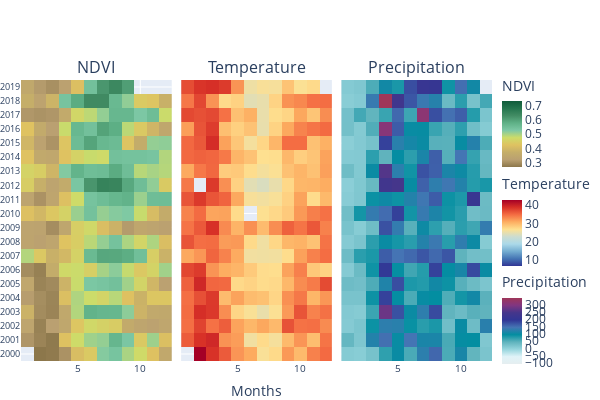

Notebook cell for this chart:
### Code cell
fig = make_subplots(rows = 1, cols =3, shared_yaxes=True, horizontal_spacing=0.02, subplot_titles=("NDVI", "Temperature", "Precipitation"))

fig.append_trace(go.Heatmap(
    x = df_ndvi['Chepareria'].index.month,
    y = df_ndvi['Chepareria'].index.year,
    z = df_ndvi['Chepareria'], 
    colorscale=[[0.0, "rgb(140,119,75)"],
                [0.1111111111111111, "rgb(186,160,113)"],
                [0.2222222222222222, "rgb(197,174,105)"],
                [0.3333333333333333, "rgb(223,194,97)"],
                [0.4444444444444444, "rgb(205,220,105)"],
                [0.5555555555555556, "rgb(125,200,165)"],
                [0.6666666666666666, "rgb(95,177,135)"],
                [0.7777777777777778, "rgb(66,140,100)"],
                [0.8888888888888888, "rgb(36,117,78)"],
                [1.0, "rgb(16,91,59)"]],
    colorbar=dict(title="NDVI",x=1, y=0.85, lenmode="pixels", len = 110, thickness=20),
    zmid = 0.5
    ), row=1, col=1)

fig.append_trace(go.Heatmap(
    x=df_temp['Chepareria'].index.month,
    y=df_temp['Chepareria'].index.year,
    z=df_temp['Chepareria'],
    colorscale=[[0.0, "rgb(49,54,149)"],
                [0.1111111111111111, "rgb(69,117,180)"],
                [0.2222222222222222, "rgb(116,173,209)"],
                [0.3333333333333333, "rgb(171,217,233)"],
                [0.4444444444444444, "rgb(204,220,208)"],
                [0.5555555555555556, "rgb(254,224,144)"],
                [0.6666666666666666, "rgb(253,174,97)"],
                [0.7777777777777778, "rgb(244,109,67)"],
                [0.8888888888888888, "rgb(215,48,39)"],
                [1.0, "rgb(165,0,38)"]],
    colorbar=dict(title="Temperature", x=1, y=0.5, lenmode="pixels", len = 110, thickness=20),
    zmid = 25
), row=1, col=2)

fig.append_trace(go.Heatmap(
    x = df_prec['Chepareria'].index.month,
    y = df_prec['Chepareria'].index.year,
    z = df_prec['Chepareria'],
    colorscale=[[0.0, "rgb(229, 238, 240)"], 
                [0.1111111111111111, "rgb(224,243,248)"], 
                [0.2222222222222222, "rgb(150,213,221)"],
                [0.3333333333333333, "rgb(95,179,189)"], 
                [0.4444444444444444, "rgb(3,142,161)"], 
                [0.5555555555555556, "rgb(69,117,180)"], 
                [0.6666666666666666, "rgb(49,54,149)"], 
                [0.7777777777777778, "rgb(69,54,139)"],
                [0.8888888888888888, "rgb(129,54,129)"], 
                [1.0, "rgb(159,54,89)"]],
    colorbar=dict(title="Precipitation",x=1, y=0.15, lenmode="pixels", len = 110, thickness=20, tick0=0, dtick=50),
    zmid = 120   
), row=1, col=3)

fig.update_layout(
    height = 400,
    width = 600,
    margin= dict(l=0, r=20, t=80, b=10),
    xaxis = dict(
        tickfont=dict(
            size=10
        )
    ),
    xaxis2 = dict(
        title = 'Months',
        tickfont=dict(
            size=10
        )
    ),
    xaxis3 = dict(
        tickfont=dict(
            size=10
        )
    ),
    yaxis = dict(
        type = 'category',
        tickfont=dict(
            size=9
        )
    ),
    title= { 
#         'text':'Chepareria',
        'y':0.92,
        'x':0.5,
        'xanchor': 'center',
        'yanchor': 'top'}
)

fig.show()

### Figure 1 — Plotly figure (JSON) as saved in the notebook; plotly's stock layout.template omitted (floating-point values rounded to 4 significant figures; data arrays with more than 128 entries replaced by an {"elided": "..."} marker saying what was removed)
{"data": [{"colorbar": {"len": 110, "lenmode": "pixels", "thickness": 20, "title": {"text": "NDVI"}, "x": 1, "y": 0.85}, "colorscale": [[0, "rgb(140,119,75)"], [0.1111, "rgb(186,160,113)"], [0.2222, "rgb(197,174,105)"], [0.3333, "rgb(223,194,97)"], [0.4444, "rgb(205,220,105)"], [0.5556, "rgb(125,200,165)"], [0.6667, "rgb(95,177,135)"], [0.7778, "rgb(66,140,100)"], [0.8889, "rgb(36,117,78)"], [1, "rgb(16,91,59)"]], "type": "heatmap", "x": {"elided": "236 int values"}, "xaxis": "x", "y": {"elided": "236 int values"}, "yaxis": "y", "z": {"elided": "236 float values"}, "zmid": 0.5}, {"colorbar": {"len": 110, "lenmode": "pixels", "thickness": 20, "title": {"text": "Temperature"}, "x": 1, "y": 0.5}, "colorscale": [[0, "rgb(49,54,149)"], [0.1111, "rgb(69,117,180)"], [0.2222, "rgb(116,173,209)"], [0.3333, "rgb(171,217,233)"], [0.4444, "rgb(204,220,208)"], [0.5556, "rgb(254,224,144)"], [0.6667, "rgb(253,174,97)"], [0.7778, "rgb(244,109,67)"], [0.8889, "rgb(215,48,39)"], [1, "rgb(165,0,38)"]], "type": "heatmap", "x": {"elided": "236 int values"}, "xaxis": "x2", "y": {"elided": "236 int values"}, "yaxis": "y2", "z": {"elided": "236 float values"}, "zmid": 25}, {"colorbar": {"dtick": 50, "len": 110, "lenmode": "pixels", "thickness": 20, "tick0": 0, "title": {"text": "Precipitation"}, "x": 1, "y": 0.15}, "colorscale": [[0, "rgb(229, 238, 240)"], [0.1111, "rgb(224,243,248)"], [0.2222, "rgb(150,213,221)"], [0.3333, "rgb(95,179,189)"], [0.4444, "rgb(3,142,161)"], [0.5556, "rgb(69,117,180)"], [0.6667, "rgb(49,54,149)"], [0.7778, "rgb(69,54,139)"], [0.8889, "rgb(129,54,129)"], [1, "rgb(159,54,89)"]], "type": "heatmap", "x": {"elided": "239 int values"}, "xaxis": "x3", "y": {"elided": "239 int values"}, "yaxis": "y3", "z": {"elided": "239 float values"}, "zmid": 120}], "layout": {"annotations": [{"font": {"size": 16}, "showarrow": false, "text": "NDVI", "x": 0.16, "xanchor": "center", "xref": "paper", "y": 1, "yanchor": "bottom", "yref": "paper"}, {"font": {"size": 16}, "showarrow": false, "text": "Temperature", "x": 0.5, "xanchor": "center", "xref": "paper", "y": 1, "yanchor": "bottom", "yref": "paper"}, {"font": {"size": 16}, "showarrow": false, "text": "Precipitation", "x": 0.84, "xanchor": "center", "xref": "paper", "y": 1, "yanchor": "bottom", "yref": "paper"}], "height": 400, "margin": {"b": 10, "l": 0, "r": 20, "t": 80}, "title": {"x": 0.5, "xanchor": "center", "y": 0.92, "yanchor": "top"}, "width": 600, "xaxis": {"anchor": "y", "domain": [0, 0.32], "tickfont": {"size": 10}}, "xaxis2": {"anchor": "y2", "domain": [0.34, 0.66], "tickfont": {"size": 10}, "title": {"text": "Months"}}, "xaxis3": {"anchor": "y3", "domain": [0.68, 1], "tickfont": {"size": 10}}, "yaxis": {"anchor": "x", "domain": [0, 1], "tickfont": {"size": 9}, "type": "category"}, "yaxis2": {"anchor": "x2", "domain": [0, 1], "matches": "y", "showticklabels": false}, "yaxis3": {"anchor": "x3", "domain": [0, 1], "matches": "y", "showticklabels": false}}}
